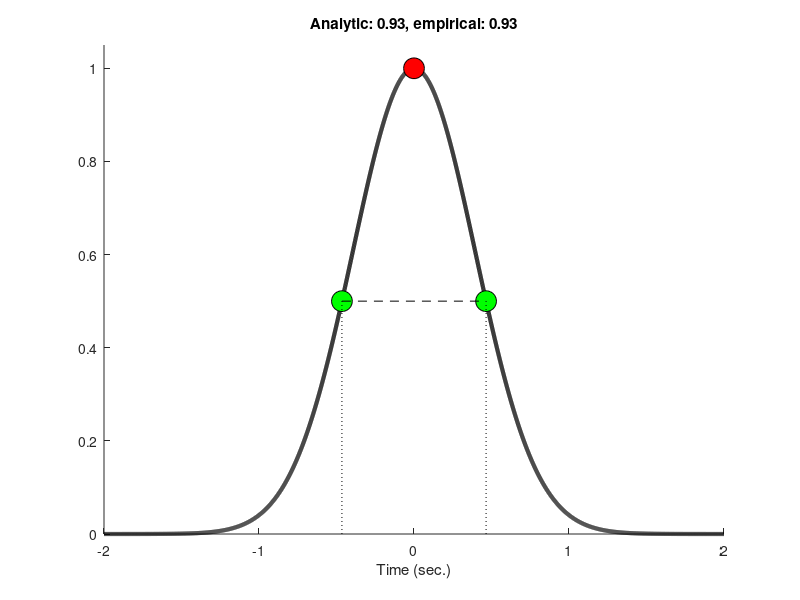
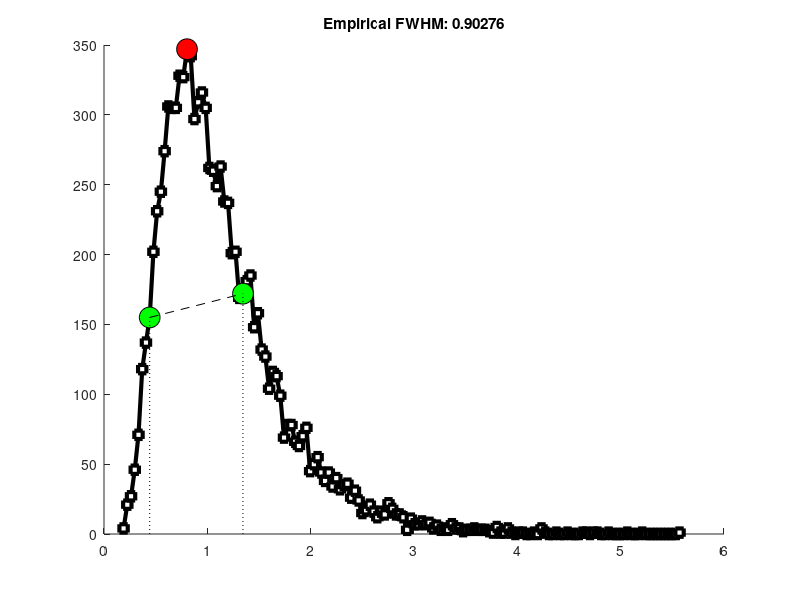
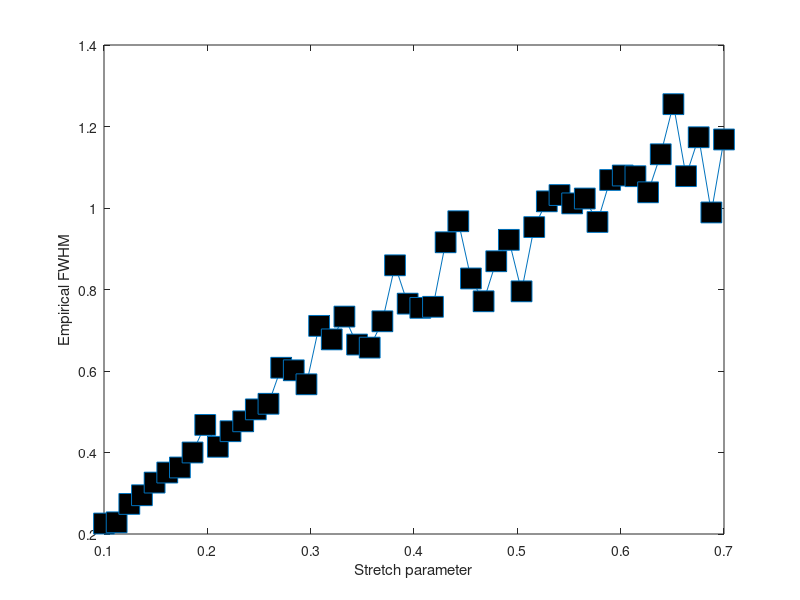

MATLAB code for these plots, in order:
%%
%     COURSE: Signal processing problems, solved in MATLAB and Python
%    SECTION: Feature detection
%      VIDEO: Full-width at half-maximum
% Instructor: sincxpress.com
%
%%

%% Gaussian

% simulation parameters
srate = 1000;
time  = -2:1/srate:2;
fwhmA = .93; % seconds

gauswin = exp( -(4*log(2)*time.^2) / fwhmA^2 );
gauswinNorm = gauswin ./ max(gauswin); % normalize


figure(1), clf, hold on
plot(time,gauswinNorm,'k','linew',3)

% find the peak point
peakpnt = find( gauswin==max(gauswin) );


% find 50% PREpeak point
prepeak = dsearchn(gauswinNorm(1:peakpnt)',.5);


% find 50% POSTpeak point
pstpeak = dsearchn(gauswinNorm(peakpnt:end)',.5);
pstpeak = pstpeak + peakpnt - 1; % adjust


% compute empirical FWHM
fwhmE = time(pstpeak) - time(prepeak);



% plot the points
plot(time(peakpnt),gauswinNorm(peakpnt),'ko','markerfacecolor','r','markersize',15)
plot(time(prepeak),gauswinNorm(prepeak),'ko','markerfacecolor','g','markersize',15)
plot(time(pstpeak),gauswinNorm(pstpeak),'ko','markerfacecolor','g','markersize',15)

% plot line for reference
plot(time([prepeak pstpeak]),gauswinNorm([prepeak pstpeak]),'k--')
plot([1 1]*time(prepeak),[0 gauswinNorm(prepeak)],'k:')
plot([1 1]*time(pstpeak),[0 gauswinNorm(pstpeak)],'k:')
set(gca,'ylim',[0 1.05])
xlabel('Time (sec.)')

title([ 'Analytic: ' num2str(fwhmA) ', empirical: ' num2str(fwhmE) ])

%% example with asymmetric shape

% generate asymmetric distribution
[fx,x] = hist(exp(.5*randn(10000,1)),150);

% normalization necessary here!
fxNorm = fx./max(fx);

% plot the function
figure(2), clf, hold on
plot(x,fx,'ks-','linew',3,'markerfacecolor','w')


% find peak point
peakpnt = find( fxNorm==max(fxNorm) );


% find 50% PREpeak point
prepeak = dsearchn(fxNorm(1:peakpnt)',.5);


% find 50% POSTpeak point
pstpeak = dsearchn(fxNorm(peakpnt:end)',.5);
pstpeak = pstpeak + peakpnt - 1; % adjust

% compute empirical FWHM
fwhmE = x(pstpeak) - x(prepeak);



% plot the points
plot(x(peakpnt),fx(peakpnt),'ko','markerfacecolor','r','markersize',15)
plot(x(prepeak),fx(prepeak),'ko','markerfacecolor','g','markersize',15)
plot(x(pstpeak),fx(pstpeak),'ko','markerfacecolor','g','markersize',15)


% plot line for reference
plot(x([prepeak pstpeak]),fx([prepeak pstpeak]),'k--')
plot([1 1]*x(prepeak),[0 fx(prepeak)],'k:')
plot([1 1]*x(pstpeak),[0 fx(pstpeak)],'k:')

title([ 'Empirical FWHM: ' num2str(fwhmE) ])

%% an interesting aside...

% a range of standard deviations
sds = linspace(.1,.7,50);
fwhmE = zeros(size(sds));

for i=1:length(sds)
    
    % new data
    [fx,x] = hist(exp(sds(i)*randn(10000,1)),150);
    
    % normalization necessary here!
    fxNorm = fx./max(fx);
    
    % find peak point
    peakpnt = find( fxNorm==max(fxNorm) );
    prepeak = dsearchn(fxNorm(1:peakpnt)',.5);
    pstpeak = dsearchn(fxNorm(peakpnt:end)',.5);
    pstpeak = pstpeak + peakpnt - 1; % adjust
    
    % FWHM
    fwhmE(i) = x(pstpeak(1)) - x(prepeak(1));
end

% plot
figure(3), clf
plot(sds,fwhmE,'s-','markersize',15,'markerfacecolor','k')
xlabel('Stretch parameter')
ylabel('Empirical FWHM')

%% done.
